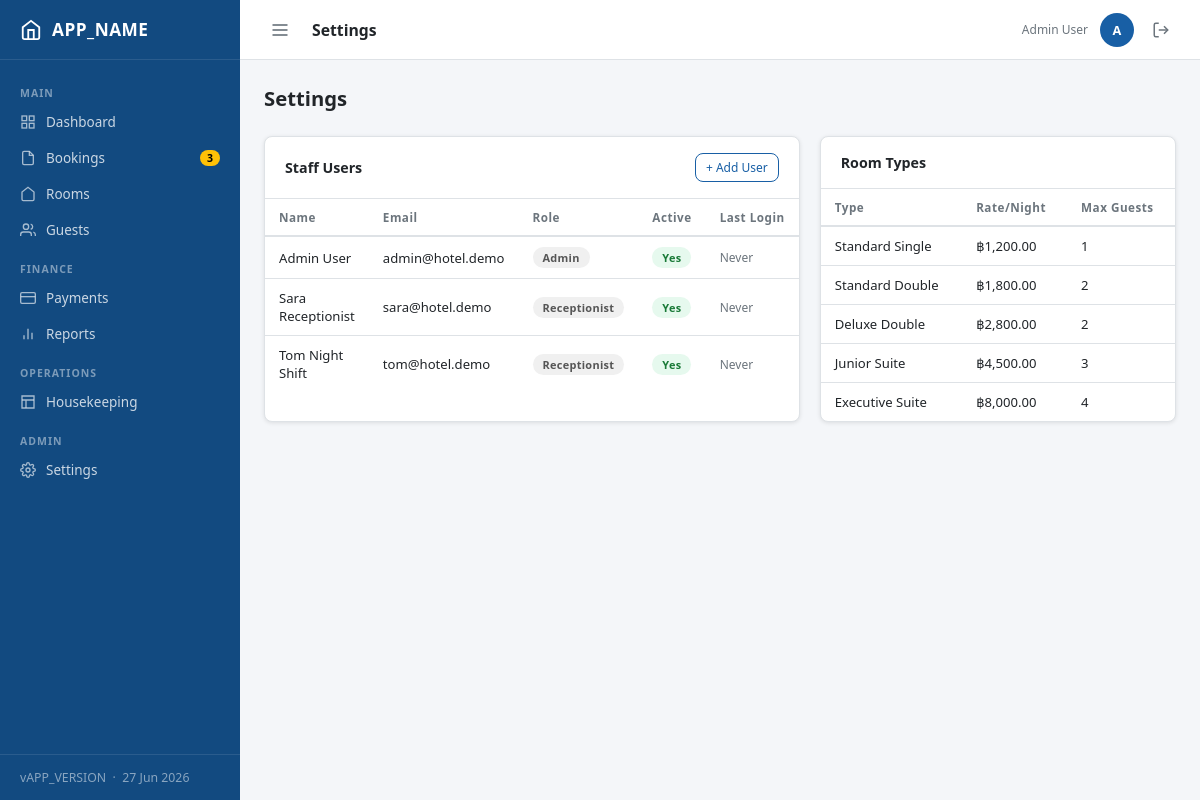
Page /modules/settings/index.php (signed in) on the committed database.
### tables this page shows
CREATE TABLE users (
    id          INT UNSIGNED AUTO_INCREMENT PRIMARY KEY,
    name        VARCHAR(100) NOT NULL,
    email       VARCHAR(150) NOT NULL UNIQUE,
    password    VARCHAR(255) NOT NULL,
    role        ENUM('admin','receptionist') NOT NULL DEFAULT 'receptionist',
    is_active   TINYINT(1) NOT NULL DEFAULT 1,
    last_login  DATETIME NULL,
    created_at  DATETIME NOT NULL DEFAULT CURRENT_TIMESTAMP,
    updated_at  DATETIME NOT NULL DEFAULT CURRENT_TIMESTAMP ON UPDATE CURRENT_TIMESTAMP
);

CREATE TABLE room_types (
    id              INT UNSIGNED AUTO_INCREMENT PRIMARY KEY,
    name            VARCHAR(80) NOT NULL,
    description     TEXT NULL,
    base_price      DECIMAL(10,2) NOT NULL DEFAULT 0.00,
    max_occupancy   TINYINT UNSIGNED NOT NULL DEFAULT 2,
    amenities       JSON NULL,
    created_at      DATETIME NOT NULL DEFAULT CURRENT_TIMESTAMP
);

### core/Database.php (called while the page is built, shortened)
<?php
class Database {
    private static ?PDO $instance = null;
    public static function getInstance(): PDO {
        if (self::$instance === null) {
            $dsn = sprintf('mysql:host=%s;dbname=%s;charset=%s', DB_HOST, DB_NAME, DB_CHARSET);
            self::$instance = new PDO($dsn, DB_USER, DB_PASS, [
                PDO::ATTR_ERRMODE            => PDO::ERRMODE_EXCEPTION,
                PDO::ATTR_DEFAULT_FETCH_MODE => PDO::FETCH_ASSOC,
                PDO::ATTR_EMULATE_PREPARES   => false,
            ]);
        }
        return self::$instance;
    }
    public static function query(string $sql, array $params = []): array {
        $stmt = self::getInstance()->prepare($sql);
        $stmt->execute($params);
        return $stmt->fetchAll();
    }
}

### modules/settings/index.php (the view, shortened to what this page needs)
<?php
require_once __DIR__ . '/../../includes/header.php';
$users = Database::query("SELECT * FROM users ORDER BY name");
$roomTypes = Database::query("SELECT * FROM room_types ORDER BY base_price");
?>
<div class="page-header"><h1>Settings</h1></div>
<div class="grid-2">
  <div class="card">
    <div class="card-header">
      <span class="card-title">Staff Users</span>
      <button class="btn btn-sm btn-outline" data-modal-open="addUserModal">+ Add User</button>
    </div>
    <div class="table-wrap">
      <table>
        <thead><tr><th>Name</th><th>Email</th><th>Role</th><th>Active</th><th>Last Login</th></tr></thead>
        <tbody>
        <?php foreach ($users as $u): ?>
          <tr>
            <td><?= e($u['name']) ?></td>
            <td><?= e($u['email']) ?></td>
            <td><?= statusBadge($u['role']) ?></td>
            <td><?= $u['is_active'] ? '<span class="badge badge-success">Yes</span>' : '<span class="badge badge-secondary">No</span>' ?></td>
            <td class="text-sm text-muted"><?= $u['last_login'] ? formatDateTime($u['last_login']) : 'Never' ?></td>
          </tr>
        <?php endforeach; ?>
        </tbody>
      </table>
    </div>
  </div>
  <div class="card">
    <div class="card-header"><span class="card-title">Room Types</span></div>
    <div class="table-wrap">
      <table>
        <thead><tr><th>Type</th><th>Rate/Night</th><th>Max Guests</th></tr></thead>
        <tbody>
        <?php foreach ($roomTypes as $rt): ?>
          <tr>
            <td><?= e($rt['name']) ?></td>
            <td><?= formatMoney((float)$rt['base_price']) ?></td>
            <td><?= $rt['max_occupancy'] ?></td>
          </tr>
        <?php endforeach; ?>
        </tbody>
      </table>
    </div>
  </div>
</div>
<?php include __DIR__ . '/../../includes/footer.php'; ?>

### core/helpers.php (shortened to what this page needs)
<?php
function e(mixed $val): string {
    return htmlspecialchars((string)$val, ENT_QUOTES | ENT_SUBSTITUTE, 'UTF-8');
}
function formatMoney(float $amount, string $symbol = '฿'): string {
    return $symbol . number_format($amount, 2);
}
function statusBadge(string $status): string {
    $map = [
        'pending'      => 'warning',
        'confirmed'    => 'info',
        'checked_in'   => 'success',
        'checked_out'  => 'secondary',
        'cancelled'    => 'danger',
        'no_show'      => 'dark',
        'available'    => 'success',
        'occupied'     => 'primary',
        'cleaning'     => 'warning',
        'maintenance'  => 'danger',
        'out_of_order' => 'dark',
        'completed'    => 'success',
        'refunded'     => 'secondary',
        'failed'       => 'danger',
        'in_progress'  => 'info',
        'done'         => 'success',
        'skipped'      => 'secondary',
    ];
    $color = $map[$status] ?? 'secondary';
    $label = ucwords(str_replace('_', ' ', $status));
    return "<span class=\"badge badge-{$color}\">{$label}</span>";
}

### assets/css/app.css (style rules this page uses)
:root { --primary: #185FA5; --primary-dark: #124a80; --primary-light: #e8f1fb; --success: #28a745; --warning: #ffc107; --danger: #dc3545; --info: #17a2b8; --secondary: #6c757d; --dark: #343a40; --bg: #f4f6f9; --surface: #ffffff; --border: #dee2e6; --text: #212529; --text-muted: #6c757d; --sidebar-w: 240px; --header-h: 60px; --radius: 8px; --shadow: 0 1px 4px rgba(0,0,0,.10); --shadow-md: 0 4px 12px rgba(0,0,0,.12); }
*, *::before, *::after { box-sizing: border-box; margin: 0; padding: 0; }
html { font-size: 15px; }
body { font-family: 'Segoe UI', system-ui, sans-serif; background: var(--bg); color: var(--text); min-height: 100vh; }
button, input, select, textarea { font-family: inherit; font-size: inherit; }
.nav-item svg { flex-shrink: 0; opacity: .8; }
.card { background: var(--surface); border-radius: var(--radius); box-shadow: var(--shadow); border: 1px solid var(--border); }
.card-header { padding: 16px 20px; border-bottom: 1px solid var(--border); display: flex; align-items: center; gap: 10px; }
.card-title { font-size: .95rem; font-weight: 600; flex: 1; }
.table-wrap { overflow-x: auto; }
table { width: 100%; border-collapse: collapse; font-size: .875rem; }
thead th { padding: 10px 14px; text-align: left; font-weight: 600; font-size: .78rem; letter-spacing: .5px; color: var(--text-muted); border-bottom: 2px solid var(--border); white-space: nowrap; }
tbody tr { border-bottom: 1px solid var(--border); transition: background .1s; }
tbody tr:last-child { border-bottom: none; }
td { padding: 10px 14px; vertical-align: middle; }
.badge { display: inline-block; padding: 3px 10px; border-radius: 20px; font-size: .73rem; font-weight: 600; letter-spacing: .3px; }
.badge-success { background: #e6f9ee; color: #1a7a38; }
.badge-secondary { background: #f0f0f0; color: #555; }
.btn { display: inline-flex; align-items: center; gap: 6px; padding: 8px 16px; border-radius: var(--radius); font-size: .875rem; font-weight: 500; border: 1px solid transparent; cursor: pointer; transition: background .15s, border-color .15s, box-shadow .15s; white-space: nowrap; text-decoration: none; }
.btn-sm { padding: 5px 10px; font-size: .8rem; }
.btn-outline { background: transparent; color: var(--primary); border-color: var(--primary); }
.grid-2 { display: grid; grid-template-columns: 1fr 1fr; gap: 20px; }
.page-header { display: flex; align-items: center; gap: 12px; margin-bottom: 24px; flex-wrap: wrap; }
.page-header h1 { font-size: 1.35rem; font-weight: 700; flex: 1; }
.text-muted { color: var(--text-muted) !important; }
.text-sm { font-size: .8rem; }

### rows in the picture
users: name "Admin User", email "admin@hotel.demo", role "Admin", is_active "Yes", shows "Never"
users: name "Sara Receptionist", email "sara@hotel.demo", role "Receptionist", is_active "Yes", shows "Never"
users: name "Tom Night Shift", email "tom@hotel.demo", role "Receptionist", is_active "Yes", shows "Never"
room_types: name "Standard Single", base_price "฿1,200.00", max_occupancy "1"
room_types: name "Standard Double", base_price "฿1,800.00", max_occupancy "2"
room_types: name "Deluxe Double", base_price "฿2,800.00", max_occupancy "2"
room_types: name "Junior Suite", base_price "฿4,500.00", max_occupancy "3"
room_types: name "Executive Suite", base_price "฿8,000.00", max_occupancy "4"

### other values in the picture
APP_NAME "APP_NAME"
$label "Dashboard Bookings Rooms Guests Payments Reports Housekeeping Settings"
$badge "3"
APP_VERSION "APP_VERSION"
$pageTitle "Settings"
$user['name'] "Admin User"
substr($user['name'],0,1) "A"
